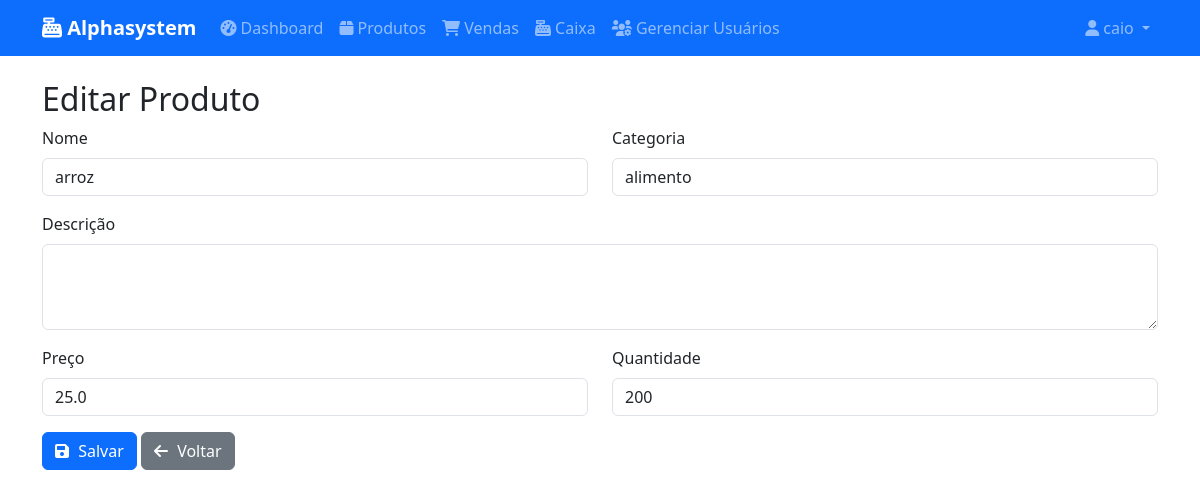
Screenshot of /products/edit/1 (signed in) with the database file from the repository.
### app/models/__init__.py (models this page shows, shortened)
class User(UserMixin, db.Model):
    id = db.Column(db.Integer, primary_key=True)
    username = db.Column(db.String(150), unique=True, nullable=False)
    email = db.Column(db.String(150), unique=True, nullable=False)
    password = db.Column(db.String(150), nullable=False)
    is_admin = db.Column(db.Boolean, default=False)
    role = db.Column(db.String(50), default='user')  # 'admin', 'manager', 'user'
    license_key = db.Column(db.String(255), db.ForeignKey('license.license_key'), nullable=True)
    manager_id = db.Column(db.Integer, db.ForeignKey('user.id'), nullable=True)  # Para usuários gerenciados por um gerente
    created_at = db.Column(db.DateTime, default=datetime.utcnow)
    manager = db.relationship('User', remote_side=[id], backref='managed_users')

class Product(db.Model):
    id = db.Column(db.Integer, primary_key=True)
    name = db.Column(db.String(200), nullable=False)
    description = db.Column(db.Text)
    price = db.Column(db.Float, nullable=False)
    quantity = db.Column(db.Integer, default=0)
    max_quantity = db.Column(db.Integer, default=0)  # Quantidade máxima que o produto já teve
    category = db.Column(db.String(100))
    created_at = db.Column(db.DateTime, default=datetime.utcnow)

### app/routes/products.py (the view, shortened to what this page needs)
@bp.route('/products/edit/<int:id>', methods=['GET', 'POST'])
@license_required
def edit_product(id):
    product = Product.query.get_or_404(id)
    return render_template('products/form.html', product=product)

### app/models/__init__.py (called while the page is built)
@login_manager.user_loader
def load_user(user_id):
    return User.query.get(int(user_id))

    def is_valid(self):
        return self.is_active and self.expiry_date > datetime.utcnow()

### app/templates/products/form.html
{% extends "base.html" %}
{% block content %}
<h2>{% if product %}Editar Produto{% else %}Novo Produto{% endif %}</h2>
<form method="POST" action="{% if product %}{{ url_for('products.edit_product', id=product.id) }}{% else %}{{ url_for('products.new_product') }}{% endif %}">
    <div class="row">
        <div class="col-md-6">
            <div class="mb-3">
                <label for="name" class="form-label">Nome</label>
                <input type="text" class="form-control" id="name" name="name" value="{{ product.name if product else '' }}" required>
            </div>
        </div>
        <div class="col-md-6">
            <div class="mb-3">
                <label for="category" class="form-label">Categoria</label>
                <input type="text" class="form-control" id="category" name="category" value="{{ product.category if product else '' }}">
            </div>
        </div>
    </div>
    <div class="mb-3">
        <label for="description" class="form-label">Descrição</label>
        <textarea class="form-control" id="description" name="description" rows="3">{{ product.description if product else '' }}</textarea>
    </div>
    <div class="row">
        <div class="col-md-6">
            <div class="mb-3">
                <label for="price" class="form-label">Preço</label>
                <input type="number" class="form-control" id="price" name="price" step="0.01" value="{{ product.price if product else '' }}" required>
            </div>
        </div>
        <div class="col-md-6">
            <div class="mb-3">
                <label for="quantity" class="form-label">Quantidade</label>
                <input type="number" class="form-control" id="quantity" name="quantity" value="{{ product.quantity if product else '0' }}" required>
            </div>
        </div>
    </div>
    <div class="mb-3">
        <button type="submit" class="btn btn-primary">
            {% if product %}<i class="fas fa-save"></i> Salvar{% else %}<i class="fas fa-plus"></i> Adicionar{% endif %}
        </button>
        <a href="{{ url_for('products.list_products') }}" class="btn btn-secondary">
            <i class="fas fa-arrow-left"></i> Voltar
        </a>
    </div>
</form>
{% endblock %}

### app/templates/base.html (shortened to what this page needs)
<!DOCTYPE html>
<html lang="pt-BR">
<head>
    <link href="https://cdn.jsdelivr.net/npm/bootstrap@5.3.0/dist/css/bootstrap.min.css" rel="stylesheet">
    <link rel="stylesheet" href="https://cdnjs.cloudflare.com/ajax/libs/font-awesome/6.0.0/css/all.min.css">
    <link rel="stylesheet" href="{{ url_for('static', filename='css/style.css') }}">
</head>
<body>
    <nav class="navbar navbar-expand-lg navbar-dark bg-primary">
        <div class="container">
            <a class="navbar-brand" href="
                {% if current_user.role == 'user' and not current_user.is_admin %}
                    {{ url_for('products.list_products') }}
                {% else %}
                    {{ url_for('main.dashboard') }}
                {% endif %}">
                <i class="fas fa-cash-register"></i> Alphasystem
            </a>
            <div class="collapse navbar-collapse" id="navbarNav">
                <ul class="navbar-nav me-auto">
                    {% if current_user.is_authenticated %}
                        {% if current_user.role == 'manager' or current_user.is_admin %}
                        <li class="nav-item">
                            <a class="nav-link" href="{{ url_for('main.dashboard') }}">
                                <i class="fas fa-tachometer-alt"></i> Dashboard
                            </a>
                        </li>
                        {% endif %}
                        <li class="nav-item">
                            <a class="nav-link" href="{{ url_for('products.list_products') }}">
                                <i class="fas fa-box"></i> Produtos
                            </a>
                        </li>
                        <li class="nav-item">
                            <a class="nav-link" href="{{ url_for('sales.list_sales') }}">
                                <i class="fas fa-shopping-cart"></i> Vendas
                            </a>
                        </li>
                        <li class="nav-item">
                            <a class="nav-link" href="{{ url_for('cashier.dashboard') }}">
                                <i class="fas fa-cash-register"></i> Caixa
                            </a>
                        </li>
                        {% if current_user.role == 'manager' or current_user.is_admin %}
                            <li class="nav-item">
                                <a class="nav-link" href="{{ url_for('manager.index') }}">
                                    <i class="fas fa-users-cog"></i> Gerenciar Usuários
                                </a>
                            </li>
                        {% endif %}
                    {% endif %}
                </ul>
                <ul class="navbar-nav">
                    <li class="nav-item dropdown">
                        <a class="nav-link dropdown-toggle" href="#" id="userDropdown" role="button" data-bs-toggle="dropdown">
                            <i class="fas fa-user"></i> {{ current_user.username if current_user.is_authenticated else 'Usuário' }}
                        </a>
                    </li>
                </ul>
            </div>
        </div>
    </nav>
    <div class="container mt-4">
        {% block content %}{% endblock %}
    </div>
</body>
</html>

### app/static/css/style.css (style rules this page uses)
body { font-family: 'Segoe UI', Tahoma, Geneva, Verdana, sans-serif; }
.navbar-brand { font-weight: bold; }
.btn i { margin-right: 5px; }

### rows the page displays
User: username "caio"
Product: name "arroz", category "alimento", price "25.0", quantity "200"
